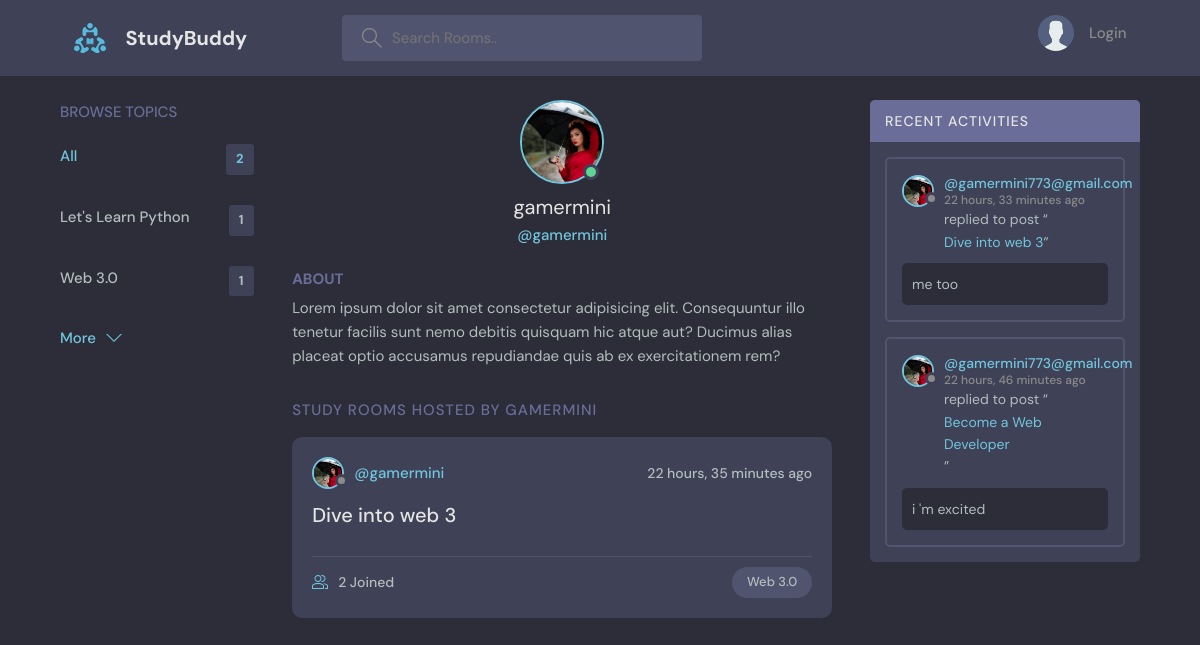
The page /profile/2 on the database its author committed.
### base/models.py (models this page shows, shortened)
class Topic(models.Model):
    name = models.CharField(max_length=200)
    def __str__(self):
        return self.name

class User(AbstractUser):
    name = models.CharField(max_length=200, null=True)
    email = models.EmailField(null=True, unique=True)
    bio = models.TextField(null=True)
    avatar = models.ImageField(null=True, default='avatar.svg')
    USERNAME_FIELD = 'email'
    REQUIRED_FIELDS = []

class Room(models.Model):
    host = models.ForeignKey(User, on_delete=models.SET_NULL, null=True)
    topic = models.ForeignKey(Topic, on_delete=models.SET_NULL, null=True)
    name = models.CharField(max_length=200)
    description = models.TextField(null=True, blank=True)
    participants = models.ManyToManyField(User, related_name='participants', blank=True)
    updated = models.DateTimeField(auto_now=True)
    created = models.DateTimeField(auto_now_add=True)
    class Meta:
        ordering = ['-updated', '-created']
    def __str__(self):
        return str(self.name)

class Message(models.Model):
    user = models.ForeignKey(User, on_delete=models.CASCADE)
    room = models.ForeignKey(Room, on_delete=models.CASCADE)
    body = models.TextField()
    updated = models.DateTimeField(auto_now=True)
    created = models.DateTimeField(auto_now_add=True)
    class Meta:
        ordering = ['-updated', '-created']

### base/views.py (the view)
# urls.py: path('profile/<str:pk>', views.userProfile, name="user_profile"),
def userProfile(request, pk):
    user = User.objects.get(id=pk)
    rooms = user.room_set.all()
    room_messages = user.message_set.all()
    topics = Topic.objects.all()
    context = {"user": user, "rooms": rooms, "room_messages": room_messages, "topics": topics}
    return render(request, 'base/profile.html', context)

### base/templates/base/profile.html (shortened to what this page needs)
{% extends 'main.html' %}
{% block content %}
<body>
  <main class="profile-page layout layout--3">
    <div class="container">
      {% include 'base/topic_component.html' %}
      <div class="roomList">
        <div class="profile">
          <div class="profile__avatar">
            <div class="avatar avatar--large active">
              <img src="{{user.avatar.url}}" />
            </div>
          </div>
          <div class="profile__info">
            <h3>{{user.username}}</h3>
            <p>@{{user.username}}</p>
          </div>
          <div class="profile__about">
            <h3>About</h3>
            <p>
              Lorem ipsum dolor sit amet consectetur adipisicing elit. Consequuntur illo tenetur
              facilis sunt nemo debitis quisquam hic atque aut? Ducimus alias placeat optio
              accusamus repudiandae quis ab ex exercitationem rem?
            </p>
          </div>
        </div>
        <div class="roomList__header">
          <div>
            <h2>Study Rooms Hosted by {{user.username}}</a>
            </h2>
          </div>
        </div>
        {% include 'base/feed_component.html' %}
      </div>
      {% include 'base/activity_component.html' %}
    </div>
  </main>
{% endblock content %}

### templates/main.html (shortened to what this page needs)
<!DOCTYPE html>
{% load static %}
<html lang="en">
  <head>
    <link rel="stylesheet" href="{% static 'css/style.css' %}" />
  </head>
  <body>
    {% include 'navbar.html' %}
    {% block content %}
    {% endblock content %}
  </body>
</html>

### templates/navbar.html (shortened to what this page needs)
{% load static %}
<header class="header header--loggedIn">
      <div class="container">
        <a class="header__logo" href="{% url 'home' %}">
          <img src="{% static 'images/logo.svg' %}" />
          <h1>StudyBuddy</h1>
        </a>
        <form class="header__search" method="GET" action="{% url 'home' %}">
          <label>
              <input type="text" name="q" placeholder="Search Rooms..">
          </label>
        </form>
        <nav class="header__menu">
          {% if request.user.is_authenticated %}
            <div class="header__user">
              <a href="{% url 'update-user'%}">
                <div class="avatar avatar--medium active">
                  <img src="{{request.user.avatar.url}}"/>
                </div>
                <p>{{request.user.username}}<span>@{{request.user.username}}</span></p>
              </a>
              <button class="dropdown-button">
                <svg version="1.1" xmlns="http://www.w3.org/2000/svg" width="32" height="32" viewBox="0 0 32 32">
                  <title>chevron-down</title>
                  <path d="M16 21l-13-13h-3l16 16 16-16h-3l-13 13z"></path>
                </svg>
              </button>
            </div>
          {% else %}
             <a href="{% url 'login' %}">
               <img src="{% static 'images/avatar.svg' %}"/>
               <p>Login</p>
             </a>
          {% endif %}
        </nav>
      </div>
    </header>

### base/templates/base/topic_component.html
<div class="topics">
          <div class="topics__header">
            <h2>Browse Topics</h2>
          </div>
          <ul class="topics__list">
            <li>
              <a href="{% url 'home' %}" class="active">All <span>{{topics.count}}</span></a>
            </li>
              {% for topic in topics %}
            <li>
              <a href="{% url 'home' %}?q={{topic.name}}">{{topic.name}} <span>{{topic.room_set.all.count}}</span></a>
            </li>
            {% endfor %}
          </ul>
          <a class="btn btn--link" href="{% url 'topics' %}">
            More
            <svg version="1.1" xmlns="http://www.w3.org/2000/svg" width="32" height="32" viewBox="0 0 32 32">
              <title>chevron-down</title>
              <path d="M16 21l-13-13h-3l16 16 16-16h-3l-13 13z"></path>
            </svg>
          </a>
        </div>

### base/templates/base/feed_component.html (shortened to what this page needs)
{% for room in rooms %}
    <div class="roomListRoom">
            <div class="roomListRoom__header">
              <a href="{% url 'user_profile' room.host.id %}" class="roomListRoom__author">
                <div class="avatar avatar--small">
                  <img src="{{room.host.avatar.url}}" />
                </div>
                <span>@{{room.host.username}}</span>
              </a>
              <div class="roomListRoom__actions">
                <span>{{room.created|timesince}} ago</span>
              </div>
            </div>
            <div class="roomListRoom__content">
              <a href="{% url 'room' room.id %}">{{room.name}}</a>
            </div>
            <div class="roomListRoom__meta">
              <a href="{% url 'room' room.id %}" class="roomListRoom__joined">
                  {{room.participants.all.count}} Joined
              </a>
              <p class="roomListRoom__topic">{{room.topic}}</p>
            </div>
    </div>
{% endfor %}

### base/templates/base/activity_component.html (shortened to what this page needs)
    <div class="activities">
          <div class="activities__header">
            <h2>Recent Activities</h2>
          </div>
      {% for message in room_messages %}
          <div class="activities__box">
            <div class="activities__boxHeader roomListRoom__header">
              <a href="{% url 'user_profile' message.user.id %}" class="roomListRoom__author">
                <div class="avatar avatar--small">
                  <img src="{{message.user.avatar.url}}" />
                </div>
                <p>
                  @{{message.user}}
                  <span>{{message.created|timesince}} ago</span>
                </p>
              </a>
            </div>
            <div class="activities__boxContent">
              <p>replied to post “<a href="{% url 'room' message.room.id %}">{{message.room}}</a>”</p>
              <div class="activities__boxRoomContent">
                {{message.body}}
              </div>
            </div>
          </div>
      {% endfor %}
    </div>

### rows shown on the page
Topic: name "Let's Learn Python", room_set.all.count "1"
Topic: name "Web 3.0", room_set.all.count "1"
User: avatar (picture), username "gamermini", username "GAMERMINI"
Room: host.avatar (picture), host.username "gamermini", created "22 hours, 35 minutes", name "Dive into web 3", participants.all.count "2", topic "Web 3.0"
Message: user.avatar (picture), user "gamermini773@gmail.com", created "22 hours, 33 minutes", room "Dive into web 3", body "me too"
Message: user.avatar (picture), user "gamermini773@gmail.com", created "22 hours, 46 minutes", room "Become a Web Developer", body "i 'm excited"

### other values the page prints
{{ topics.count }} "2"
